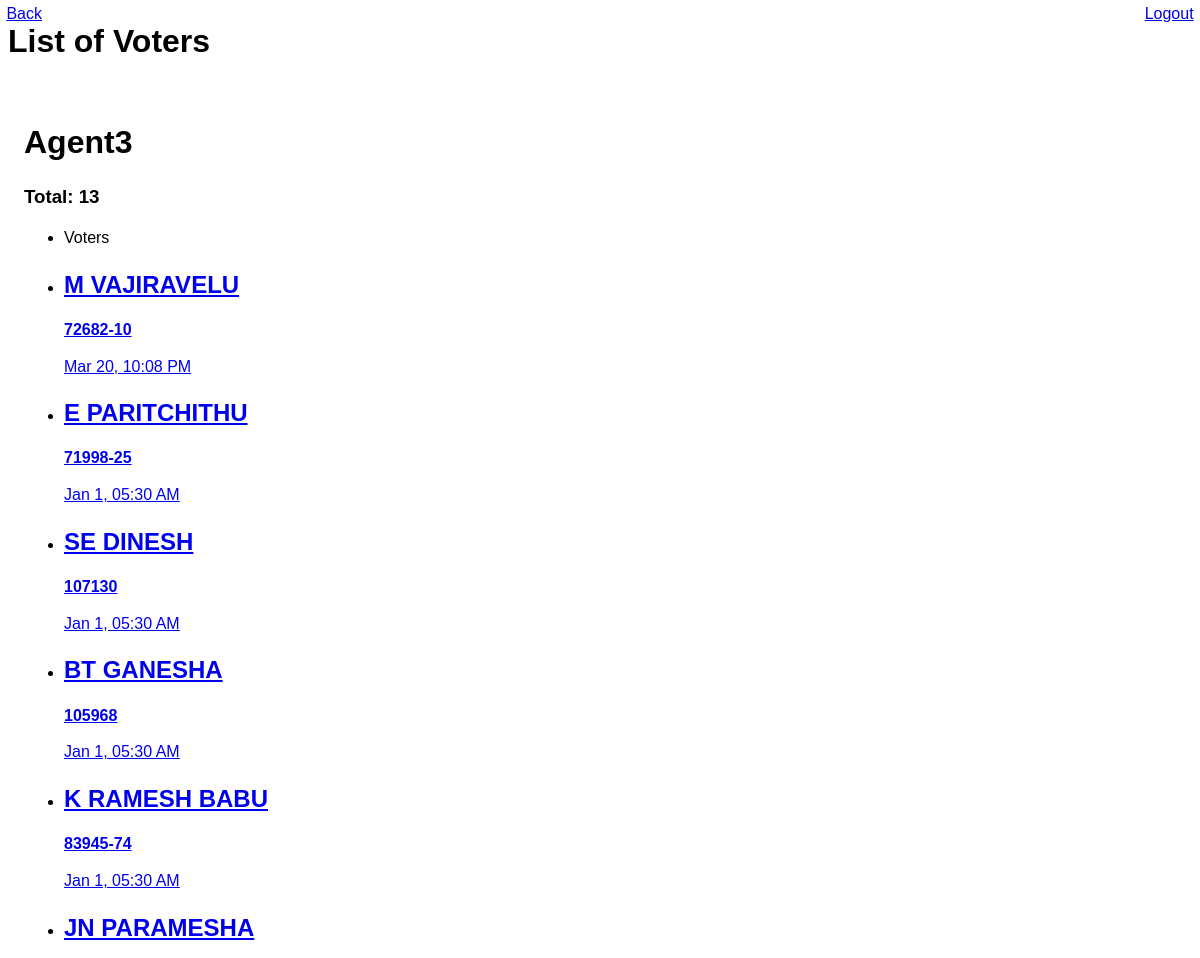
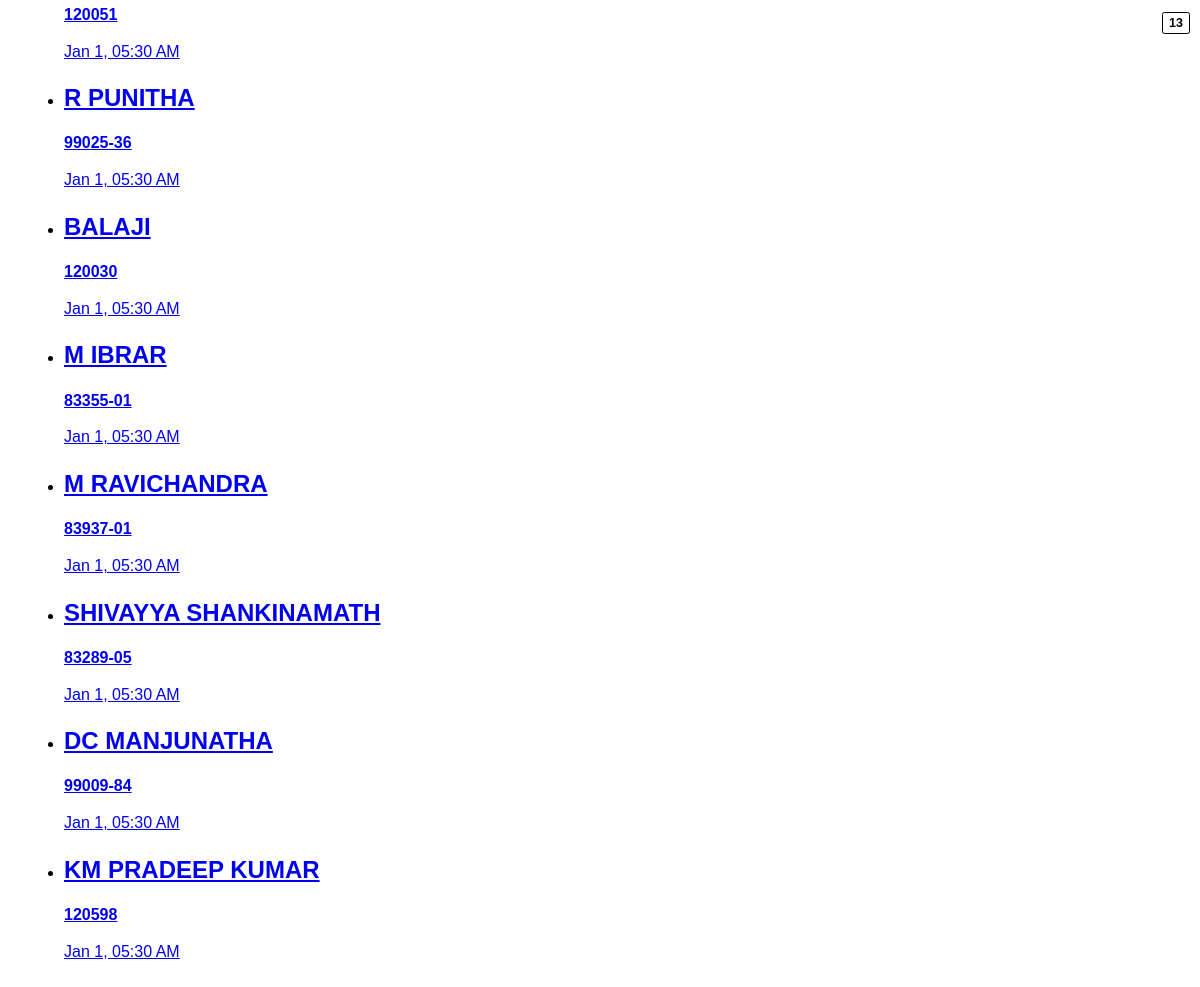
The app's page /gift_by_agent.php?agent_id=3 (signed in) with its own data (2 pictures, top to bottom).
### tables this page shows
CREATE TABLE IF NOT EXISTS `agents` (
  `id` int(2) NOT NULL AUTO_INCREMENT,
  `username` varchar(25) DEFAULT NULL,
  `password` varchar(255) DEFAULT NULL,
  UNIQUE KEY `id` (`id`)
);

CREATE TABLE IF NOT EXISTS `candidates` (
  `ID` int(4) DEFAULT NULL,
  `MEMB_NO` int(5) DEFAULT NULL,
  `NAME` varchar(32) DEFAULT NULL,
  `DEPT` varchar(4) DEFAULT NULL,
  `PB_NO` varchar(9) DEFAULT NULL,
  `DIVISION` varchar(15) DEFAULT NULL,
  `GIFTED` tinyint(4) NOT NULL DEFAULT '0',
  `AGENT` tinyint(3) UNSIGNED NOT NULL DEFAULT '0',
  `GIFT_TIME` int(10) UNSIGNED NOT NULL DEFAULT '0',
  UNIQUE KEY `ID` (`ID`)
);

### db_connect.php (called while the page is built, shortened)
<?php
class DB_Connect {
    public function connect() {
		$mysqli = new mysqli(DB_HOST, DB_USER, DB_PASSWORD,DB_DATABASE);
        return $mysqli;
    }
}

### db_functions.php (called while the page is built, shortened)
<?php
class DB_Functions
{
  private $conn;
  function __construct()
  {
    include_once './db_connect.php';
    $this->db = new DB_Connect();
    $this->conn = $this->db->connect();
  }
  public function getAgentnameById($agent_id)
  {
    $result =  $this->conn->query("SELECT * FROM `agents` WHERE `id` = $agent_id ");
    $count = $result->num_rows;
    if ($count == 1) {
      $row = $result->fetch_array();
      $agent_name = $row['username'];
    } else {
      $agent_name = "unknown";
    }
    return $agent_name;
  }
  public function searchGiftedCandidate($agent_id)
  {
    $result =  $this->conn->query("SELECT * from candidates WHERE GIFTED=1 AND AGENT=$agent_id ORDER BY `GIFT_TIME` DESC");
    return $result;
  }
}

### gift_by_agent.php (the view, shortened to what this page needs)
<!DOCTYPE html>
<html>
<?php
include_once 'db_functions.php';
$db = new DB_Functions();
if (isset($_GET["agent_id"])) {
   $agent_id = $_GET["agent_id"];
}
$search_result = $db->searchGiftedCandidate($agent_id);
$row_count = $search_result->num_rows;
?>
<head>
   <link rel="stylesheet" href="themes/android_blue.min.css" />
   <link rel="stylesheet" href="themes/jquery.mobile.icons.min.css" />
   <link rel="stylesheet" href="themes/jquery.mobile.structure-1.4.5.min.css" />
   <link rel="stylesheet" type="text/css" href="./css/style.css">
</head>
<body>
   <div data-role="page" id="pageone">
      <div data-role="header" data-backbtn="true" data-position="fixed" data-theme="b">
         <a href="#" data-rel="back" data-icon="back" class="ui-btn-left">Back</a>
         <h1>List of Voters</h1>
         <a href="logout.php" data-icon="power" class="ui-btn-right">Logout</a>
      </div>
      <div data-role="main" class="ui-content">
         <form method="post">
            <div>
               <h1 style="text-transform: capitalize"><?php echo $db->getAgentnameById($agent_id); ?></h1>
               <h3>Total: <?php echo $row_count ?></h3>
               <ul data-role="listview" class="ui-alt-icon ui-nodisc-icon" >
               <li data-role="list-divider">Voters<span class="ui-li-count"><?php echo $row_count ?></span></li>
                  <?php
                  while ($row =  $search_result->fetch_array()) {
                  ?>
                     <li><a href="search_result.php?pb_no=<?php echo $row['PB_NO'] ?>">
                           <h2><?php echo $row['NAME']; ?></h2>
                           <p><strong><?php echo $row['PB_NO']; ?></strong></p>
                           <p class="ui-li-aside"><?php echo date("M j, h:i A", $row['GIFT_TIME']); ?></p>
                        </a></li>
                  <?php } ?>
               </ul>
         </form>
      </div>
   </div>
</body>
</html>

### records on screen
agents: username "Agent3"
candidates: NAME "M VAJIRAVELU", PB_NO "72682-10", GIFT_TIME "Mar 20, 10:08 PM"
candidates: NAME "E PARITCHITHU", PB_NO "71998-25", GIFT_TIME "Jan 1, 05:30 AM"
candidates: NAME "SE DINESH", PB_NO "107130", GIFT_TIME "Jan 1, 05:30 AM"
candidates: NAME "BT GANESHA", PB_NO "105968", GIFT_TIME "Jan 1, 05:30 AM"
candidates: NAME "K RAMESH BABU", PB_NO "83945-74", GIFT_TIME "Jan 1, 05:30 AM"
candidates: NAME "JN PARAMESHA", PB_NO "120051", GIFT_TIME "Jan 1, 05:30 AM"
candidates: NAME "R PUNITHA", PB_NO "99025-36", GIFT_TIME "Jan 1, 05:30 AM"
candidates: NAME "BALAJI", PB_NO "120030", GIFT_TIME "Jan 1, 05:30 AM"
candidates: NAME "M IBRAR", PB_NO "83355-01", GIFT_TIME "Jan 1, 05:30 AM"
candidates: NAME "M RAVICHANDRA", PB_NO "83937-01", GIFT_TIME "Jan 1, 05:30 AM"
candidates: NAME "SHIVAYYA SHANKINAMATH", PB_NO "83289-05", GIFT_TIME "Jan 1, 05:30 AM"
candidates: NAME "DC MANJUNATHA", PB_NO "99009-84", GIFT_TIME "Jan 1, 05:30 AM"
candidates: NAME "KM PRADEEP KUMAR", PB_NO "120598", GIFT_TIME "Jan 1, 05:30 AM"

### other values on screen
$row_count "13"
